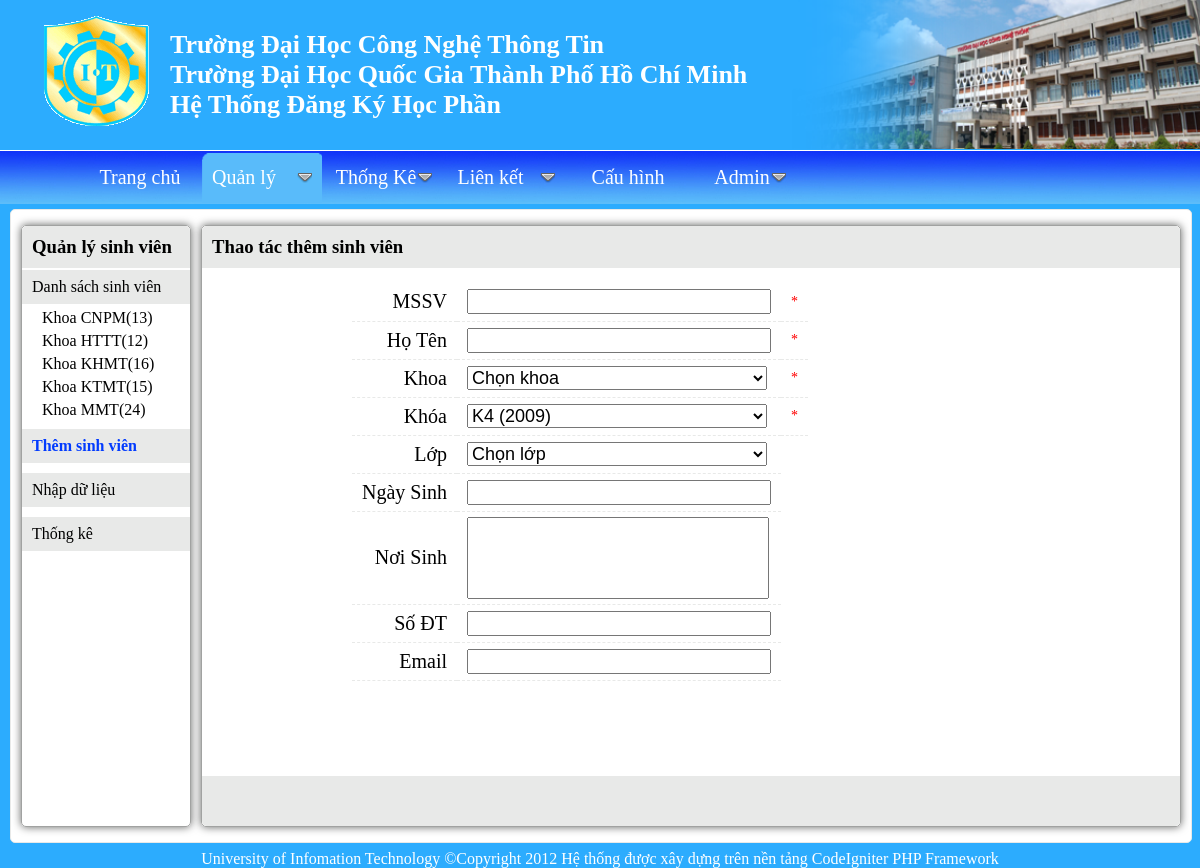
The app's page /quanly/sinhvien/them-sinh-vien with its own data.
### tables this page shows
CREATE TABLE IF NOT EXISTS `khoa` (
  `MaKhoa` varchar(5) NOT NULL,
  `TenKhoa` varchar(40) NOT NULL,
  PRIMARY KEY (`MaKhoa`)
);

### application/controllers/sinhvien.php (called while the page is built, shortened)
<?php if ( ! defined('BASEPATH')) exit('No direct script access allowed');
class Sinhvien extends CI_Controller {
    function __construct()
    {
        $this->load->helper("url");
        $this->load->library("form_validation");
        $this->load->model("admin/msinhvien");
        $this->load->library('PHPExcel');
    }
    function themsv($khoa="")
    {
        $khoa_result=$this->msinhvien->get_khoa();
        $data["khoa_result"]=$khoa_result;
        $data["khoa"]=$khoa;
        if($khoa!="") $data['data_title']="Thao tác thêm sinh viên khoa ".$this->msinhvien->ten_khoa($khoa);
        else $data['data_title']="Thao tác thêm sinh viên";
        $data["title"]="Trang thêm sinh viên";
        $this->load->view("admin/vsinhvien_add",$data);
    }
}
?>

### index.php (called while the page is built, shortened)
<?php
require_once BASEPATH.'core/CodeIgniter.php';
?>

### application/helpers/MY_url_helper.php (called while the page is built)
<?php  if ( ! defined('BASEPATH')) exit('No direct script access allowed');
if ( ! function_exists('static_url'))
{
	function static_url()
	{
		$CI =& get_instance();
		return $CI->config->item("static_url");
	}
}
?>

### application/models/admin/msinhvien.php (called while the page is built, shortened)
<?php
class Msinhvien extends CI_Model
{
    function get_khoa()
    {
        $query=$this->db->get("khoa");
        return $query->result_object();
    }
    function get_K()
    {
        $query=$this->db->get("k");
        return $query->result_object();
    }
    function get_num_rows($search="",$khoa="tatca",$k=0)
    {
        $num_rows=0;
        if($search!="")
        {
            if(is_numeric($search))$this->db->like("MaSV",$search,"after");
            else $this->db->like("TenSV",$search);
            if($k!=0) $this->db->where("K",$k);
            $num_rows+=$this->db->count_all_results("sv_cnpm");
            if(is_numeric($search))$this->db->like("MaSV",$search,"after");
            else $this->db->like("TenSV",$search);
            if($k!=0) $this->db->where("K",$k);
            $num_rows+=$this->db->count_all_results("sv_httt");
            if(is_numeric($search))$this->db->like("MaSV",$search,"after");
            else $this->db->like("TenSV",$search);
            if($k!=0) $this->db->where("K",$k);
            $num_rows+=$this->db->count_all_results("sv_ktmt");
            if(is_numeric($search))$this->db->like("MaSV",$search,"after");
            else $this->db->like("TenSV",$search);
            if($k!=0) $this->db->where("K",$k);
            $num_rows+=$this->db->count_all_results("sv_khmt");
            if(is_numeric($search))$this->db->like("MaSV",$search,"after");
            else $this->db->like("TenSV",$search);
            if($k!=0) $this->db->where("K",$k);
            $num_rows+=$this->db->count_all_results("sv_mmt");
        }
        else
        {
            if($khoa!="tatca")
            {
                $num_rows=$this->db->count_all_results("SV_".$khoa);
            }
        }
        return $num_rows;
    }
}
?>

### application/views/admin/vsinhvien_add.php (the view, shortened to what this page needs)
<!DOCTYPE html PUBLIC "-//W3C//DTD XHTML 1.0 Transitional//EN" "http://www.w3.org/TR/xhtml1/DTD/xhtml1-transitional.dtd">
<html xmlns="http://www.w3.org/1999/xhtml" xml:lang="en" lang="en">
<head>
    <link rel="stylesheet" type="text/css" href="<?php echo static_url(); ?>/css/admin/common.css" />
    <link rel="stylesheet" type="text/css" href="<?php echo static_url(); ?>/css/admin/sinhvien_add.css" />
    <link rel="stylesheet" type="text/css" href="<?php echo static_url(); ?>/css/menu/menu_css.css" />
</head>
<body>
<div id="wrapper">
    <div id="header">
    <img src="<?php echo static_url(); ?>/images/logo.gif" alt="logo.gif" id="logo" />
    <img src="<?php echo static_url(); ?>/images/header_pic.png" alt="header_" id="header_pic" />
     <p>Trường Đại Học Công Nghệ Thông Tin<br />
       Trường Đại Học Quốc Gia Thành Phố Hồ Chí Minh<br />
       Hệ Thống Đăng Ký Học Phần
    </p>
    </div>
    <div id="page">
        <div id="data">
            <div id="left">
            <h3>Quản lý sinh viên</h3>
            <ul>
                <li><a href="/quanly/sinhvien">Danh sách sinh viên</a>
                <?php
                echo "<ul>";
                foreach($khoa_result as $row)
                {
                    $num_sinhvien=$this->msinhvien->get_num_rows("",$row->MaKhoa);
                    echo "<li id='".$row->MaKhoa."' title='".$row->TenKhoa."'><a href='/quanly/sinhvien/".$row->MaKhoa."'> Khoa ".$row->MaKhoa."(".$num_sinhvien.")</a></li>";
                }
                echo "</ul>";
                ?>
                </li>
                <li><a href="/quanly/sinhvien/them-sinh-vien" class="active"  >Thêm sinh viên</a></li>
                <li><a href="/quanly/sinhvien/nhap-du-lieu">Nhập dữ liệu</a></li>
                <li><a href="/quanly/sinhvien/thongke">Thống kê</a></li>
            </ul>
            </div>
            <div id="right">
                    <h3><?php echo $data_title; ?> </h3>
                    <div class='box'>
                    <form>
                        <table class="info">
                            <tr><td>MSSV</td><td><input    name='masv'   id='masv'   type='text' title='MSSV gồm 8 kí tự'/></td></tr>
                            <tr><td>Họ Tên</td><td><input  name='tensv'  id='tensv'  type='text'/></td></tr>
                            <?php
                            $khoa_result=$this->msinhvien->get_khoa();
                            if($khoa!="")
                            {
                                echo "<tr><td>Khoa</td>
                                      <td>
                                      <select name='khoa' id='khoa' disabled='disabled'>";
                                      echo "<option value=''>Chọn khoa</option>";
                                      foreach($khoa_result as $khoa_row)
                                      {
                                        if($khoa==$khoa_row->MaKhoa)echo "<option title='".$khoa_row->TenKhoa."'  value='".$khoa_row->MaKhoa."' selected='selected'>".$khoa_row->MaKhoa."</option>";
                                        else echo "<option title='".$khoa_row->TenKhoa."'  value='".$khoa_row->MaKhoa."'>".$khoa_row->MaKhoa."</option>";
                                      }
                                 "</select> </td></tr>";
                            }
                            else
                            {
                                echo "<tr><td>Khoa</td>
                                      <td>
                                      <select name='khoa' id='khoa'>";
                                      echo "<option value=''>Chọn khoa</option>";
                            }
                            $K_result=$this->msinhvien->get_K();
                                    echo "<tr><td>Khóa</td>
                                              <td>
                                                  <select name='k' id='k'>";
                                                  foreach($K_result as $K_row)
                                                  {
                                                    echo "<option title='".$K_row->TenK."'  value='".$K_row->MaK."'>".$K_row->TenK."</option>";
                                                  }
                                    echo          "</select>
                                              </td></tr>";
                            if($khoa!="")
                            {
                                $lop_result=$this->msinhvien->get_lop(1,$khoa);
                                 echo "<tr><td>Lớp</td>
                                      <td>
                                          <select name='lop' id='lop'>";
                                          foreach($lop_result as $lop_row)
                                          {
                                            echo "<option value='".$lop_row->TenLop."'>".$lop_row->TenLop."</option>";
                                          }
                                 echo "<select />
                                      </td></tr>";
                            }
                            else
                            {
                                echo "<tr><td>Lớp</td>
                                      <td>
                                          <select name='lop' id='lop'>
                                          <option value=''>Chọn lớp</option>
                                          <select />
                                      </td></tr>";
                            }
                            ?>
                            <tr><td>Ngày Sinh</td><td><input   name='ngaysinh'  id='ngaysinh'  type='text' title='vd: 20/10/2000, 20-10-2000' /></td></tr>
                            <tr><td>Nơi Sinh</td><td><textarea  name='noisinh'  id='noisinh' cols='25' rows='4'></textarea></td></tr>
                            <tr><td>Số ĐT</td><td><input        name='sdt'      id='sdt'    type='text'  title='vd: 016 9993 8919,0123 023 789'/> </td></tr>
                            <tr><td>Email</td><td><input        name='email'    id='email'  type='text'
                                                                title="vd: abc@yahoo.com.vn,xyz@gmail.com... Tối đa 40 kí tự" /> </td></tr>
                        </table>
                        <table class='error'>
                        <tr><td><span title="Bắt buộc">*</span></td></tr>
                        <tr><td><span title="Bắt buộc">*</span></td></tr>
                        <tr><td><span title="Bắt buộc">*</span></td></tr>
                        <tr><td><span title="Bắt buộc">*</span></td></tr>
                        </table>
                    </form>
                    </div>
                    <div id="action">
                    </div>
            </div>
        </div>
        </div>
</div>
</body>
</html>

### application/static/css/admin/common.css (style rules this page uses)
* { margin:0px;padding:0px; }
ul { list-style: none; }
img { border:none; }
select { z-index:120;position:relative; }
#wrapper { width:1200px;margin:0px auto;background-color:#2cacfe; -box-shadow: 0 0 8px #646564; -webkit-box-shadow: 0 0 8px #646564; -moz-box-shadow: 0 0 8px #646564; -o-box-shadow: 0 0 8px #646564; }
#wrapper #header { height:150px;position:relative;overflow:auto;border-bottom:1px solid #fff; }
#wrapper #header p { position:absolute;font-size:26px;font-weight:bold;top:30px;left:170px;color:#fff; }
#wrapper #header img { position:absolute; }
#wrapper #header img#logo { top:16px;left:0px; }
#wrapper #header img#header_pic { top:0px;right:0px;height:149px; }
#wrapper #data { border:1px solid #e8e9e8; background:#fff; -webkit-border-radius: 5px; -moz-border-radius: 5px; -o-border-radius: 5px; border-radius: 5px; width:1160px;min-height:600px; margin:5px 10px; overflow:hidden;padding:15px 10px; }

### application/static/css/admin/sinhvien_add.css (style rules this page uses)
#wrapper #data h3 { background-color: #e8e9e8;padding:10px 10px; -webkit-border-top-right-radius: 5px; -moz-border-top-right-radius: 5px; -o-border-top-right-radius: 5px; border-top-right-radius: 5px; -webkit-border-top-left-radius: 5px; -moz-border-top-left-radius: 5px; -o-border-top-left-radius: 5px; border-top-left-radius: 5px; }
#wrapper #data #left { float:left;width:168px; min-height:600px; border:1px solid #a1a2a1; -webkit-border-radius: 5px; -moz-border-radius: 5px; -o-border-radius: 5px; border-radius: 5px; -webkit-box-shadow: 0 0 8px #646564; -moz-box-shadow: 0 0 8px #646564; }
#wrapper #data #left ul li { margin:2px 0px 10px 0px; }
#wrapper #data #left ul li a { background: #e8e9e8;padding:8px 10px;display:block; }
#wrapper #data #left ul li a.active { font-weight:bold;color: #023bfe; }
#wrapper #data #left ul li ul li { margin:5px 0px 0px 20px; }
#wrapper #data #left ul li ul li a { background:none;padding:0px;border:none; }
#wrapper #data #right { float:right;width:978px; padding:0px; min-height:600px; -webkit-border-radius: 5px; -moz-border-radius: 5px; -o-border-radius: 5px; border-radius: 5px; position:relative; margin-top:0px; border:1px solid #a1a2a1; -webkit-box-shadow: 0 0 8px #646564; -moz-box-shadow: 0 0 8px #646564; }
#wrapper #data .box { -webkit-border-radius: 5px; -moz-border-radius: 5px; -o-border-radius: 5px; border-radius: 5px; margin:15px 0px 0px 150px; position:relative; }
#wrapper #data .box table { float:left;border-collapse:collapse; }
#wrapper #data .box table td { border-bottom:1px dashed #e8e9e8;font-size:20px;padding:5px 10px }
#wrapper #data .box table tr { height:38px; }
#wrapper #data .box table input, #wrapper #data .box table select, #wrapper #data .box table textarea { font-size:18px;width:300px;resize: none ; }
#wrapper #data .box table.info td:first-child { text-align: right; }
#wrapper #data .box table.error td { font-size:14px; }
#wrapper #data .box table.error td span { color:red; }
#wrapper #data #action { height: 50px; width: 100%; background-color:#e8e9e8; -webkit-border-bottom-right-radius: 5px; -moz-border-bottom-right-radius: 5px; -o-border-bottom-right-radius: 5px; border-bottom-right-radius: 5px; -webkit-border-bottom-left-radius: 5px; -moz-border-bottom-left-radius: 5px; -o-border-bottom-left-radius: 5px; border-bottom-left-radius: 5px; position:absolute; bottom:0px; left:0px; }

### records on screen
khoa: MaKhoa "CNPM", num_sinhvien "13"
khoa: MaKhoa "HTTT", num_sinhvien "12"
khoa: MaKhoa "KHMT", num_sinhvien "16"
khoa: MaKhoa "KTMT", num_sinhvien "15"
khoa: MaKhoa "MMT", num_sinhvien "24"

### other values on screen
$data_title "Thao tác thêm sinh viên"
form field k "K4 (2009)"
